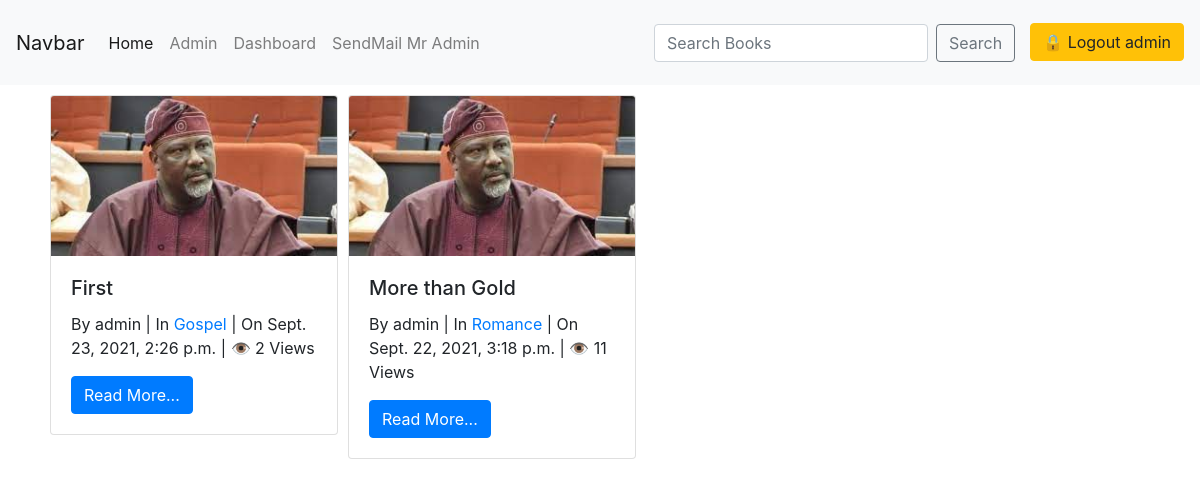
Screenshot of /book_app/ (signed in) with the database file from the repository.
### book_app/models.py (models this page shows, shortened)
class Book(models.Model):
    title = models.CharField(max_length=100)
    slug = models.SlugField()
    author = models.ForeignKey(User, on_delete=models.CASCADE)
    context = models.TextField()
    release_year = models.DateTimeField(auto_now_add=True)
    count = models.PositiveIntegerField(default=0)
    genre = models.ForeignKey(Genre, on_delete=models.CASCADE)
    image = models.ImageField(upload_to='profile_pics')
    class Meta:
        ordering = ['-release_year']

class Genre(models.Model):
    name = models.CharField(max_length=100)
    def __str__(self):
        return self.name

### book_app/views.py (the view)
# urls.py: path('', views.HomeView.as_view(), name='home'),
class HomeView(LoginRequiredMixin, ListView):
    model = Book
    template_name = 'book_app/home.html'
    def get_context_data(self, **kwargs):
        context = super().get_context_data(**kwargs)
        context['books'] = Book.objects.filter(author=self.request.user)
        return context

### book_app/templates/book_app/home.html (shortened to what this page needs)
<!DOCTYPE html>
{% extends 'book_app/base.html' %}
{% load static %}
{% block body_block %}
{% for book in books %}
    <div class="card" style="width: 18rem; margin: 10px 5px 5px 5px; float: left; ">
        <img src="{{ book.image.url }}" class="card-img-top" alt="NO">
        <div class="card-body">
            <h5 class="card-title">{{ book.title }}</h5>
            <div class="info">
                By <span>{{ book.author }}</span> | In <span><a href="{% url 'genre' book.genre %}">{{ book.genre }}</a></span> | On <span>{{ book.release_year }}</span> | &#x1f441 <span>{{ book.count }} View{{ book.count | pluralize }}</span>
            </div>
            <a href="{% url 'book_details' book.slug %}" class="btn btn-primary">Read More...</a>
        </div>
    </div>
{% empty %}
    <h3>There are no books, <a href="#">please write a book</a></h3>
{% endfor %}
{% endblock %}

### book_app/templates/book_app/base.html (shortened to what this page needs)
<!DOCTYPE html>
<html lang="en">
<head>
    <link rel="stylesheet" href="https://cdn.jsdelivr.net/npm/bootstrap@4.6.0/dist/css/bootstrap.min.css">
</head>
<body>
    <nav class="navbar navbar-expand-lg navbar-light bg-light">
        <a class="navbar-brand" href="#">Navbar</a>
        <div class="collapse navbar-collapse" id="navbarSupportedContent">
            <ul class="navbar-nav mr-auto">
                <li class="nav-item active">
                    <a class="nav-link" href="{% url 'home' %}">Home <span class="sr-only">(current)</span></a>
                </li>
                <li class="nav-item">
                    <a class="nav-link" target="_blank" href="{% url 'admin:index' %}">Admin</a>
                </li>
                <li class="nav-item">
                    <a class="nav-link" href="{% url 'dashboard' %}">Dashboard</a>
                </li>
                <li class="nav-item">
                    <a class="nav-link" href="{% url 'send_email' %}">SendMail Mr {{request.user.username | title}}</a>
                </li>
            </ul>
            <form action="{% url 'search_results' %}" method="GET" class="form-inline my-2 my-lg-0">
                <input name="q" class="form-control mr-sm-2" type="search" placeholder="Search Books" aria-label="Search">
                <button class="btn btn-outline-secondary my-2 my-sm-0" type="submit">Search</button>
            </form>
                {% if request.user.is_authenticated %}
                    <p><a class='btn btn-warning' style="margin: 15px 0px 0px 15px;" href="{% url 'logout' %}">&#128274 Logout {{request.user.username}}</a></p>
                {% else %}
                    <p><a class='btn btn-primary' style="margin: 15px 0px 0px 15px;" href="{% url 'login' %}">&#128275 Login</a></p>
                    <p><a class="btn btn-secondary" style="margin: 15px 0px 0px ;" href="{% url 'register_user' %}">Register</a></p>
                {% endif %}
        </div>
    </nav>
    <div class="container">
        {% block body_block %}
        {% endblock %}
    </div>
</body>
</html>

### rows the page displays
Book: image (picture), title "First", author "admin", genre "Gospel", release_year "Sept. 23, 2021, 2:26 p.m.", count "2", count|pluralize "s"
Book: image (picture), title "More than Gold", author "admin", genre "Romance", release_year "Sept. 22, 2021, 3:18 p.m.", count "11", count|pluralize "s"

### other values shown
{{ request.user.username | title }} "Admin"
{{ request.user.username }} "admin"
